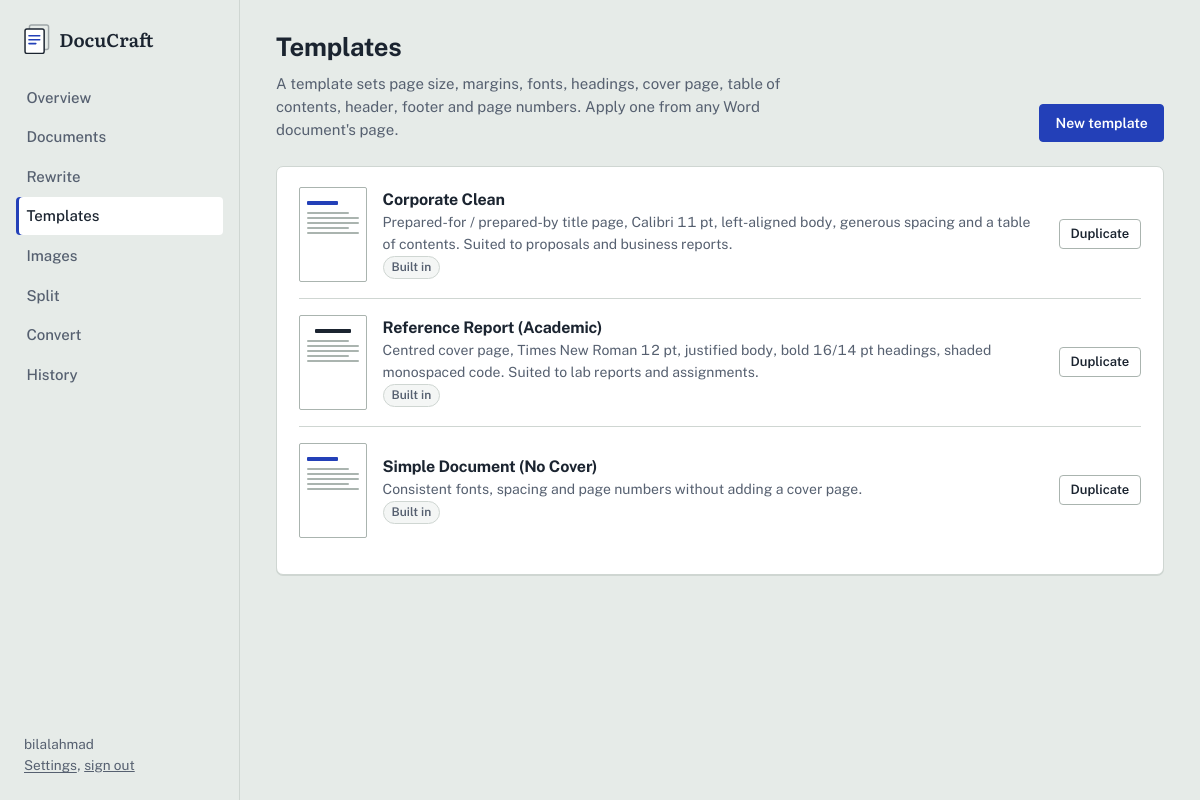
Screenshot of /templates/ (signed in) with the database file from the repository.
### apps/templates_manager/models.py (models this page shows, shortened)
class DocumentTemplate(models.Model):
    KIND_CHOICES = [("academic", "Academic / technical report"), ("corporate", "Corporate document")]
    name = models.CharField(max_length=120)
    description = models.CharField(max_length=300, blank=True)
    kind = models.CharField(max_length=20, choices=KIND_CHOICES, default="academic")
    config = models.JSONField(default=dict, help_text="Formatting configuration merged over the engine defaults.")
    logo = models.ImageField(upload_to=logo_upload_to, blank=True, null=True)
    owner = models.ForeignKey(settings.AUTH_USER_MODEL, null=True, blank=True, on_delete=models.CASCADE,
                              related_name="document_templates", help_text="Empty for built-in templates.")
    is_shared = models.BooleanField(default=False)
    created_at = models.DateTimeField(auto_now_add=True)
    updated_at = models.DateTimeField(auto_now=True)
    objects = DocumentTemplateQuerySet.as_manager()
    class Meta:
        ordering = ["owner_id", "name"]
    @property
    def is_builtin(self):
        return self.owner_id is None
    def merged(self):
        from services.docx_writer import merged_config
        return merged_config(self.config)

### apps/templates_manager/views.py (the view)
# urls.py: urlpatterns = [path("", views.index, name="index")]
@login_required
def index(request):
    templates = DocumentTemplate.objects.visible_to(request.user)
    return render(request, "templates_manager/index.html", {"templates": templates})

### apps/core/context_processors.py (called while the page is built)
def navigation(request):
    if not getattr(request, "user", None) or not request.user.is_authenticated:
        return {}
    match = getattr(request, "resolver_match", None)
    current = f"{match.namespace}:{match.url_name}" if match and match.namespace else ""
    items = []
    for url_name, label, prefixes in NAV:
        active = any(current == p or (p.endswith(":") and current.startswith(p)) for p in prefixes)
        items.append({"url": reverse(url_name), "label": label, "active": active})
    return {"nav_items": items}

### apps/templates_manager/models.py (called while the page is built)
    def visible_to(self, user):
        return self.filter(Q(owner__isnull=True) | Q(owner=user) | Q(is_shared=True))

### templates/templates_manager/index.html (shortened to what this page needs)
{% extends "base.html" %}
{% block content %}
<div class="page-head">
  <div><h1>Templates</h1><p>A template sets page size, margins, fonts, headings, cover page, table of contents, header, footer and page numbers. Apply one from any Word document's page.</p></div>
  <div class="actions"><a class="btn btn-primary" href="{% url 'templates_manager:create' %}">New template</a></div>
</div>
<section class="sheet">
  <div class="tpl-list">
  {% for t in templates %}
    <div class="tpl">
      <div class="tpl-page{% if t.kind == 'corporate' %} is-corporate{% endif %}" aria-hidden="true"><i class="t"></i><i class="s"></i><i></i><i></i><i class="s"></i><i></i></div>
      <div>
        <h3>{{ t.name }}</h3>
        <p class="muted">{{ t.description|default:t.get_kind_display }}</p>
        <p class="small">{% if t.is_builtin %}<span class="badge">Built in</span>{% elif t.owner_id == request.user.id %}<span class="badge badge--busy">Yours</span>{% if t.is_shared %} <span class="badge">Shared</span>{% endif %}{% else %}<span class="badge">Shared by {{ t.owner.get_username }}</span>{% endif %}</p>
      </div>
      <div class="actions">
        <a class="btn btn-sm" href="{% url 'templates_manager:create' %}?from={{ t.pk }}">Duplicate</a>
      </div>
    </div>
  {% empty %}
    <div class="empty"><p>No templates available. Run the database migrations to add the built-in ones.</p></div>
  {% endfor %}
  </div>
</section>
{% endblock %}

### templates/base.html (shortened to what this page needs)
{% load static %}<!doctype html>
<html lang="en">
<head>
  <link rel="stylesheet" href="{% static 'css/app.css' %}">
</head>
<body>
{% block body %}
<div class="shell">
  <header class="rail">
    <a class="brand" href="{% url 'documents:dashboard' %}">{% include "partials/mark.html" %}<span class="brand-name">DocuCraft</span></a>
    <nav class="nav" aria-label="Main">
      {% for item in nav_items %}<a href="{{ item.url }}"{% if item.active %} aria-current="page"{% endif %}>{{ item.label }}</a>{% endfor %}
    </nav>
    <div class="rail-foot">
      <div>{{ request.user.get_username }}</div>
      <a href="{% url 'accounts:settings' %}">Settings</a>,
      <form method="post" action="{% url 'accounts:logout' %}">{% csrf_token %}<button class="link-btn" type="submit">sign out</button></form>
    </div>
  </header>
  <main class="main" id="main">
    {% block content %}{% endblock %}
  </main>
</div>
{% endblock %}
</body>
</html>

### static/css/app.css (style rules this page uses)
:root { --desk: #e6ebe8; --sheet: #ffffff; --sheet-alt: #f4f6f5; --ink: #1b2430; --graphite: #566070; --rule: #cfd6d2; --rule-strong: #aab4af; --cobalt: #2340b8; --cobalt-hover: #1a3196; --cobalt-soft: #e4e9fb; --ok: #1e7a4c; --ok-soft: #e1f1e8; --bad: #b42318; --bad-soft: #fbe8e6; --warn: #855600; --warn-soft: #fbf0d9; --focus: #2340b8; --font-ui: "Public Sans", "Segoe UI", system-ui, -apple-system, sans-serif; --font-doc: "Literata", Georgia, "Times New Roman", serif; --font-code: ui-monospace, "SF Mono", Menlo, Consolas, monospace; --r-sm: 4px; --r-md: 7px; --space: 1rem; --rail: 15rem; color-scheme: light; }
*, *::before, *::after { box-sizing: border-box; }
html { -webkit-text-size-adjust: 100%; }
body { margin: 0; background: var(--desk); color: var(--ink); font: 400 0.9375rem/1.55 var(--font-ui); font-feature-settings: "tnum" 1; }
a { color: var(--cobalt); text-underline-offset: 0.18em; }
h1, h2, h3 { margin: 0 0 0.5rem; line-height: 1.25; font-weight: 650; letter-spacing: -0.01em; }
h1 { font-size: 1.6rem; }
h3 { font-size: 1rem; }
p { margin: 0 0 0.75rem; }
.muted { color: var(--graphite); }
.small { font-size: 0.85rem; }
.shell { display: grid; grid-template-columns: var(--rail) minmax(0, 1fr); min-height: 100vh; }
.rail { position: sticky; top: 0; height: 100vh; display: flex; flex-direction: column; gap: 1.5rem; padding: 1.5rem 1rem; border-right: 1px solid var(--rule); }
.brand { display: flex; align-items: center; gap: 0.6rem; color: var(--ink); text-decoration: none; padding: 0 0.5rem; }
.brand-name { font-family: var(--font-doc); font-size: 1.15rem; font-weight: 600; }
.nav { display: flex; flex-direction: column; gap: 2px; }
.nav a { display: block; padding: 0.45rem 0.65rem; border-radius: var(--r-sm); color: var(--graphite); text-decoration: none; font-weight: 500; }
.nav a[aria-current="page"] { color: var(--ink); background: var(--sheet); box-shadow: inset 3px 0 0 var(--cobalt); }
.rail-foot { margin-top: auto; padding: 0 0.5rem; font-size: 0.85rem; color: var(--graphite); }
.rail-foot a { color: var(--graphite); }
.rail-foot form { display: inline; }
.main { padding: 2rem clamp(1rem, 3vw, 2.5rem) 4rem; max-width: 76rem; width: 100%; }
.page-head { display: flex; flex-wrap: wrap; align-items: flex-end; justify-content: space-between; gap: 1rem; margin-bottom: 1.5rem; }
.page-head p { margin: 0.25rem 0 0; color: var(--graphite); max-width: 60ch; }
.page-head .actions { display: flex; gap: 0.5rem; flex-wrap: wrap; }
.sheet { background: var(--sheet); border: 1px solid var(--rule); border-radius: var(--r-md); padding: 1.25rem 1.4rem; box-shadow: 0 1px 0 var(--rule); }
.btn { display: inline-flex; align-items: center; justify-content: center; gap: 0.4rem; min-height: 2.35rem; padding: 0.45rem 0.95rem; border: 1px solid var(--rule-strong); border-radius: var(--r-sm); background: var(--sheet); color: var(--ink); font: 600 0.875rem/1.2 var(--font-ui); text-decoration: none; cursor: pointer; }
.btn-primary { background: var(--cobalt); border-color: var(--cobalt); color: #fff; }
.btn-sm { min-height: 1.9rem; padding: 0.25rem 0.65rem; font-size: 0.8125rem; }
.link-btn { background: none; border: 0; padding: 0; color: inherit; font: inherit; text-decoration: underline; cursor: pointer; }
.badge { display: inline-block; padding: 0.1rem 0.5rem; border-radius: 999px; font-size: 0.75rem; font-weight: 600; line-height: 1.5; white-space: nowrap; background: var(--sheet-alt); color: var(--graphite); border: 1px solid var(--rule); }
.tpl-list { display: grid; gap: 0; }
.tpl { display: grid; grid-template-columns: 4.2rem minmax(0, 1fr) auto; gap: 1rem; align-items: center; padding: 1rem 0; border-top: 1px solid var(--rule); }
.tpl:first-child { border-top: 0; padding-top: 0; }
.tpl-page { width: 4.2rem; aspect-ratio: 210 / 297; border: 1px solid var(--rule-strong); border-radius: 2px; background: var(--sheet); padding: 0.45rem 0.4rem; display: flex; flex-direction: column; gap: 3px; }
.tpl-page i { display: block; height: 2px; background: var(--rule-strong); border-radius: 1px; }
.tpl-page i.t { height: 4px; width: 70%; background: var(--ink); margin: 0.35rem auto 0.3rem; }
.tpl-page.is-corporate i.t { margin-left: 0; width: 60%; background: var(--cobalt); }
.tpl-page i.s { width: 80%; }
.tpl h3 { margin: 0 0 0.15rem; }
.tpl p { margin: 0; font-size: 0.875rem; }
.tpl .actions { display: flex; gap: 0.25rem; flex-wrap: wrap; justify-content: flex-end; }

### rows the page displays
DocumentTemplate: name "Corporate Clean", description "Prepared-for / prepared-by title page, Calibri 11 pt, left-aligned body, generous spacing and a table of contents. Suited to proposals and business reports.", shows "Built in"
DocumentTemplate: name "Reference Report (Academic)", description "Centred cover page, Times New Roman 12 pt, justified body, bold 16/14 pt headings, shaded monospaced code. Suited to lab reports and assignments.", shows "Built in"
DocumentTemplate: name "Simple Document (No Cover)", description "Consistent fonts, spacing and page numbers without adding a cover page.", shows "Built in"

### other values shown
{{ item.label }} "Overview" "Documents" "Rewrite" "Templates" "Images" "Split" "Convert" "History"
{{ request.user.get_username }} "bilalahmad"
